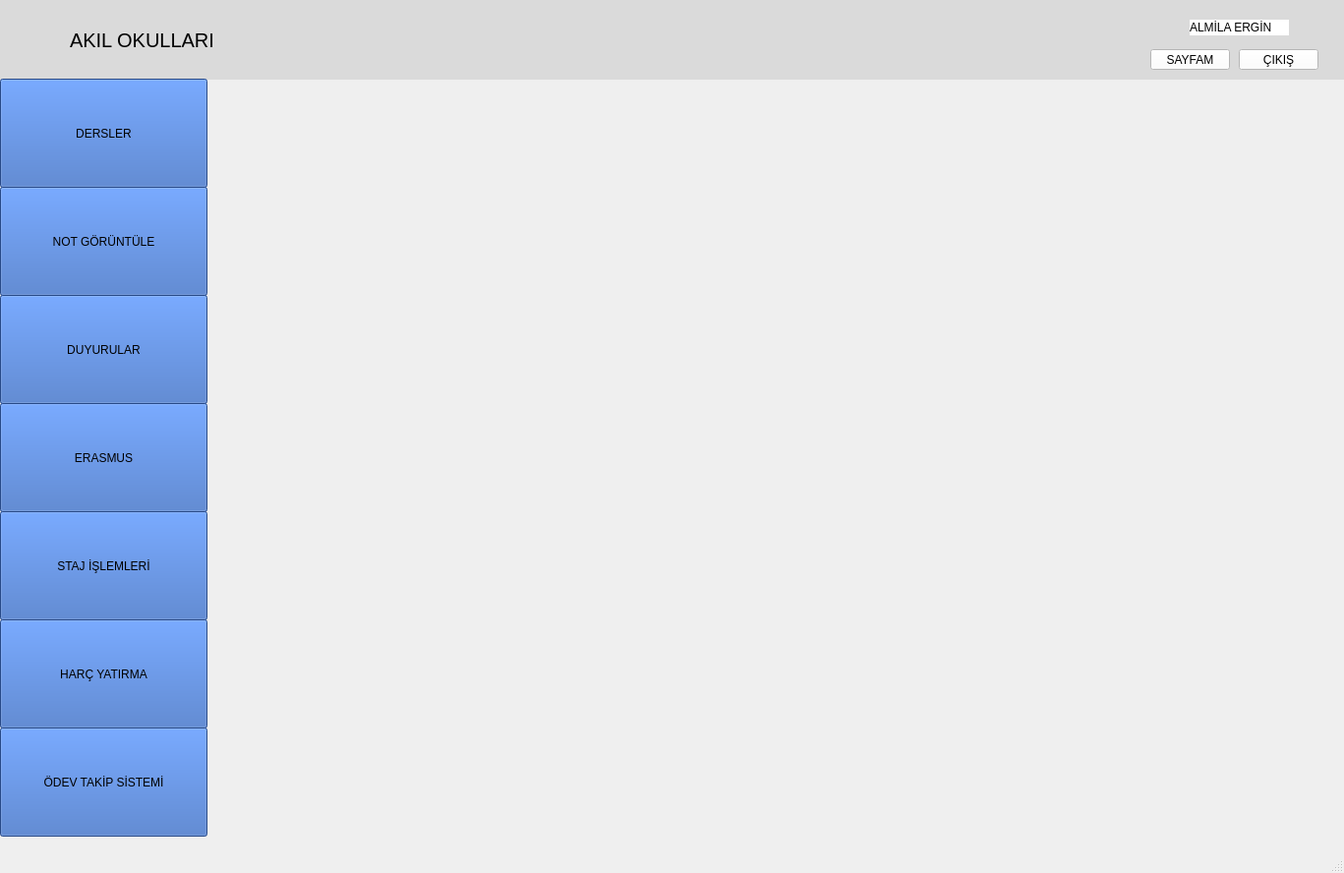
<?xml version="1.0" encoding="UTF-8"?>
<ui version="4.0">
 <class>MainWindow</class>
 <widget class="QMainWindow" name="MainWindow">
  <property name="geometry">
   <rect>
    <x>0</x>
    <y>0</y>
    <width>1367</width>
    <height>888</height>
   </rect>
  </property>
  <property name="windowTitle">
   <string>MainWindow</string>
  </property>
  <widget class="QWidget" name="centralwidget">
   <widget class="QLabel" name="label">
    <property name="geometry">
     <rect>
      <x>0</x>
      <y>0</y>
      <width>1371</width>
      <height>81</height>
     </rect>
    </property>
    <property name="font">
     <font>
      <pointsize>15</pointsize>
     </font>
    </property>
    <property name="styleSheet">
     <string notr="true">background-color: rgb(218, 218, 218);</string>
    </property>
    <property name="text">
     <string>             AKIL OKULLARI </string>
    </property>
   </widget>
   <widget class="QPushButton" name="pushButton">
    <property name="geometry">
     <rect>
      <x>0</x>
      <y>80</y>
      <width>211</width>
      <height>111</height>
     </rect>
    </property>
    <property name="styleSheet">
     <string notr="true">background-color: rgb(56, 103, 190);</string>
    </property>
    <property name="text">
     <string>DERSLER</string>
    </property>
   </widget>
   <widget class="QPushButton" name="pushButton_2">
    <property name="geometry">
     <rect>
      <x>0</x>
      <y>190</y>
      <width>211</width>
      <height>111</height>
     </rect>
    </property>
    <property name="styleSheet">
     <string notr="true">background-color: rgb(56, 103, 190);</string>
    </property>
    <property name="text">
     <string>NOT GÖRÜNTÜLE</string>
    </property>
   </widget>
   <widget class="QPushButton" name="pushButton_3">
    <property name="geometry">
     <rect>
      <x>0</x>
      <y>300</y>
      <width>211</width>
      <height>111</height>
     </rect>
    </property>
    <property name="styleSheet">
     <string notr="true">background-color: rgb(56, 103, 190);</string>
    </property>
    <property name="text">
     <string>DUYURULAR</string>
    </property>
   </widget>
   <widget class="QPushButton" name="pushButton_4">
    <property name="geometry">
     <rect>
      <x>0</x>
      <y>410</y>
      <width>211</width>
      <height>111</height>
     </rect>
    </property>
    <property name="styleSheet">
     <string notr="true">background-color: rgb(56, 103, 190);</string>
    </property>
    <property name="text">
     <string>ERASMUS</string>
    </property>
   </widget>
   <widget class="QPushButton" name="pushButton_5">
    <property name="geometry">
     <rect>
      <x>0</x>
      <y>520</y>
      <width>211</width>
      <height>111</height>
     </rect>
    </property>
    <property name="styleSheet">
     <string notr="true">background-color: rgb(56, 103, 190);</string>
    </property>
    <property name="text">
     <string>STAJ İŞLEMLERİ</string>
    </property>
   </widget>
   <widget class="QPushButton" name="pushButton_6">
    <property name="geometry">
     <rect>
      <x>0</x>
      <y>630</y>
      <width>211</width>
      <height>111</height>
     </rect>
    </property>
    <property name="styleSheet">
     <string notr="true">background-color: rgb(56, 103, 190);</string>
    </property>
    <property name="text">
     <string>HARÇ YATIRMA</string>
    </property>
   </widget>
   <widget class="QPushButton" name="pushButton_7">
    <property name="geometry">
     <rect>
      <x>0</x>
      <y>740</y>
      <width>211</width>
      <height>111</height>
     </rect>
    </property>
    <property name="styleSheet">
     <string notr="true">background-color: rgb(56, 103, 190);</string>
    </property>
    <property name="text">
     <string>ÖDEV TAKİP SİSTEMİ</string>
    </property>
   </widget>
   <widget class="QLabel" name="label_2">
    <property name="geometry">
     <rect>
      <x>1210</x>
      <y>20</y>
      <width>101</width>
      <height>16</height>
     </rect>
    </property>
    <property name="font">
     <font>
      <pointsize>9</pointsize>
     </font>
    </property>
    <property name="styleSheet">
     <string notr="true">background-color: rgb(255, 255, 255);</string>
    </property>
    <property name="text">
     <string>ALMİLA ERGİN</string>
    </property>
   </widget>
   <widget class="QPushButton" name="pushButton_8">
    <property name="geometry">
     <rect>
      <x>1260</x>
      <y>50</y>
      <width>81</width>
      <height>21</height>
     </rect>
    </property>
    <property name="styleSheet">
     <string notr="true">background-color: rgb(255, 255, 255);</string>
    </property>
    <property name="text">
     <string>ÇIKIŞ</string>
    </property>
   </widget>
   <widget class="QPushButton" name="pushButton_9">
    <property name="geometry">
     <rect>
      <x>1170</x>
      <y>50</y>
      <width>81</width>
      <height>21</height>
     </rect>
    </property>
    <property name="styleSheet">
     <string notr="true">background-color: rgb(255, 255, 255);</string>
    </property>
    <property name="text">
     <string>SAYFAM</string>
    </property>
   </widget>
  </widget>
  <widget class="QStatusBar" name="statusbar"/>
 </widget>
 <resources/>
 <connections/>
</ui>
